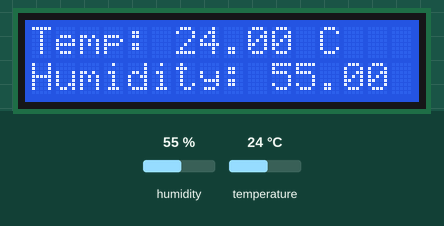
Simulated run of this sketch. Board: Arduino Uno, built with avr-gcc and run on an emulated ATmega328P. On the bench: 16×2 character LCD. Inputs (shaded band) come from the test bench; at power-on: humidity 55 %, temperature 24 °C.

Above: at 3.2 s.
3.3 s: humidity set to 22 %
At 4.5 s:
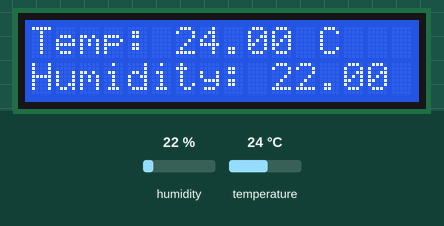
6.0 s: temperature set to 12 °C
At 6.8 s:
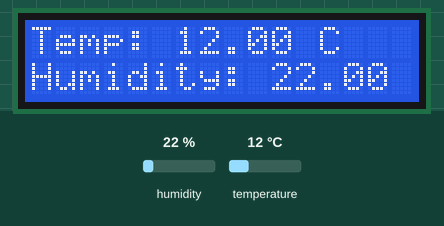
8.7 s: humidity set to 40 %
At 11.3 s:
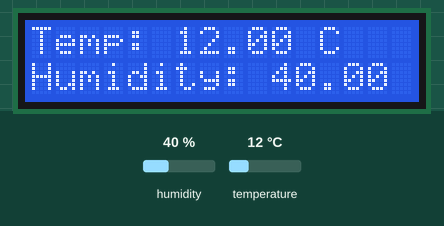
11.8 s: temperature set to 19 °C
At 13.6 s:
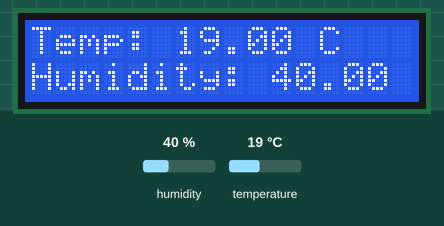
Timing chart, 0 to 15.1 s (numbered marks = the images above; inputs shaded):
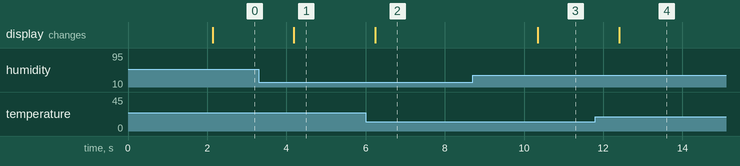

Measured:
- after the input at 3.3 s, the display: changes after 0.89 s (image 1)
- after the input at 6.0 s, the display: changes after 0.24 s (image 2)
- after the input at 8.7 s, the display: changes after 1.6 s (image 3)
- after the input at 11.8 s, the display: changes after 0.60 s (image 4)

The sketch:

WeatherStations.ino
```cpp
#include <Wire.h>
#include <LiquidCrystal_I2C.h>
#include <DHT.h>

#define DHTPIN 2         // Pin connected to the DHT11 sensor
#define DHTTYPE DHT11    // DHT11 sensor type

DHT dht(DHTPIN, DHTTYPE);
LiquidCrystal_I2C lcd(0x27, 16, 2); // Set the LCD address to 0x27 for a 16 chars and 2 line display

void setup() {
    lcd.begin();
    lcd.backlight();
    dht.begin();
    lcd.print("Weather Station");
    delay(2000);
    lcd.clear();
}

void loop() {
    float h = dht.readHumidity();
    float t = dht.readTemperature();

    if (isnan(h) || isnan(t)) {
        lcd.setCursor(0, 0);
        lcd.print("Error Reading");
        lcd.setCursor(0, 1);
        lcd.print("Sensor Data");
        return;
    }

    lcd.setCursor(0, 0);
    lcd.print("Temp: ");
    lcd.print(t);
    lcd.print(" C");

    lcd.setCursor(0, 1);
    lcd.print("Humidity: ");
    lcd.print(h);
    lcd.print(" %");

    delay(2000); // Wait 2 seconds before updating the readings
}
```
